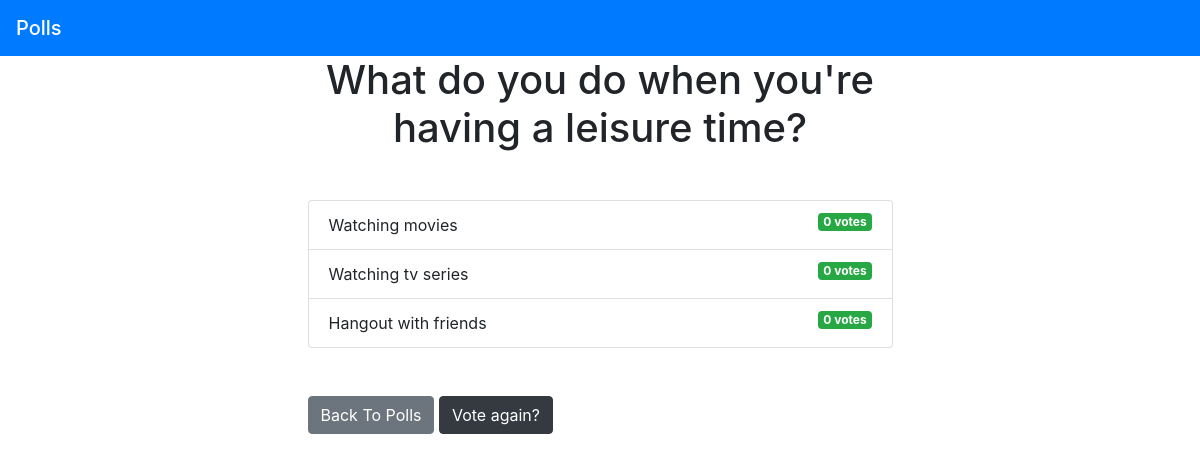
The page /polls/4/results/ on the database its author committed.
### polls/models.py (models this page shows, shortened)
class Questions(models.Model):
    ques_text=models.CharField(max_length=200)
    pub_date=models.DateTimeField('Date published')

class Choice(models.Model):
    question=models.ForeignKey(Questions,on_delete=models.CASCADE)
    choice_text=models.CharField(max_length=200)
    votes=models.IntegerField(default=0)

### polls/views.py (the view)
# urls.py: path('<int:ques_id>/results/',views.results,name='results'),
def results(request,ques_id):
    question=get_object_or_404(Questions,pk=ques_id)
    return render(request,'Polls/results.html',{'question':question})

### templates/Polls/results.html
{% extends 'Base.html' %}
{% block content %}
<h1 class="mb-5 text-center">{{ question.ques_text }}</h1>
<ul class="list-group mb-5">
	{% for choice in question.choice_set.all %}
	<li class="list-group-item">
		{{ choice.choice_text }}  <span class="badge badge-success float-right">{{ choice.votes }} vote{{ choice.votes | pluralize }}</span>
	</li>
	{% endfor %}
</ul>
<a class="btn btn-secondary" href="{% url 'polls:index' %}">Back To Polls</a>
<a class="btn btn-dark" href="{% url 'polls:detail' question.id %}">Vote again?</a>
{% endblock %}

### rows shown on the page
Questions: ques_text "What do you do when you're having a leisure time?"
Choice: choice_text "Watching movies", votes "0", votes|pluralize "s"
Choice: choice_text "Watching tv series", votes "0", votes|pluralize "s"
Choice: choice_text "Hangout with friends", votes "0", votes|pluralize "s"
